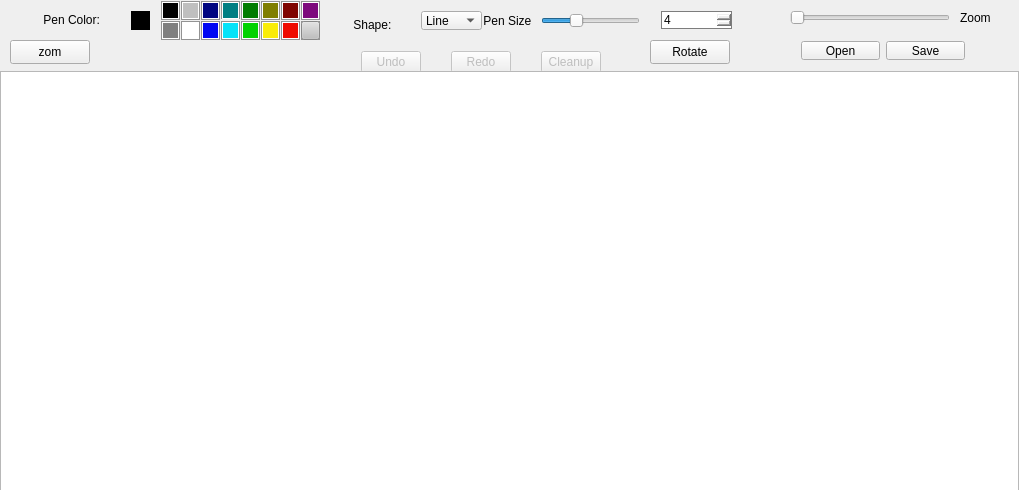
<?xml version="1.0" encoding="UTF-8"?>
<ui version="4.0">
 <class>MainWindow</class>
 <widget class="QWidget" name="MainWindow">
  <property name="enabled">
   <bool>true</bool>
  </property>
  <property name="geometry">
   <rect>
    <x>0</x>
    <y>0</y>
    <width>1019</width>
    <height>490</height>
   </rect>
  </property>
  <property name="minimumSize">
   <size>
    <width>501</width>
    <height>320</height>
   </size>
  </property>
  <property name="windowTitle">
   <string>Whiteboard</string>
  </property>
  <layout class="QFormLayout" name="formLayout">
   <property name="horizontalSpacing">
    <number>0</number>
   </property>
   <property name="verticalSpacing">
    <number>0</number>
   </property>
   <property name="leftMargin">
    <number>0</number>
   </property>
   <property name="topMargin">
    <number>0</number>
   </property>
   <property name="rightMargin">
    <number>0</number>
   </property>
   <property name="bottomMargin">
    <number>0</number>
   </property>
   <item row="2" column="0" colspan="2">
    <widget class="QGraphicsView" name="graphicsView">
     <property name="minimumSize">
      <size>
       <width>500</width>
       <height>600</height>
      </size>
     </property>
     <property name="verticalScrollBarPolicy">
      <enum>Qt::ScrollBarAlwaysOff</enum>
     </property>
     <property name="horizontalScrollBarPolicy">
      <enum>Qt::ScrollBarAlwaysOff</enum>
     </property>
    </widget>
   </item>
   <item row="1" column="1">
    <widget class="QWidget" name="centralWidget" native="true">
     <property name="minimumSize">
      <size>
       <width>501</width>
       <height>71</height>
      </size>
     </property>
     <widget class="QWidget" name="verticalLayoutWidget_4">
      <property name="geometry">
       <rect>
        <x>530</x>
        <y>0</y>
        <width>121</width>
        <height>41</height>
       </rect>
      </property>
      <layout class="QVBoxLayout" name="verticalLayout_4">
       <item>
        <widget class="QSlider" name="horizontalSlider">
         <property name="minimum">
          <number>1</number>
         </property>
         <property name="maximum">
          <number>10</number>
         </property>
         <property name="sliderPosition">
          <number>4</number>
         </property>
         <property name="orientation">
          <enum>Qt::Horizontal</enum>
         </property>
         <property name="tickInterval">
          <number>1</number>
         </property>
        </widget>
       </item>
      </layout>
     </widget>
     <widget class="QWidget" name="verticalLayoutWidget_5">
      <property name="geometry">
       <rect>
        <x>650</x>
        <y>0</y>
        <width>93</width>
        <height>41</height>
       </rect>
      </property>
      <layout class="QVBoxLayout" name="verticalLayout_5">
       <item>
        <widget class="QSpinBox" name="spinBox">
         <property name="styleSheet">
          <string notr="true">border-style: solid;
border-width: 1px;
border-color: rgb(125, 125, 125);</string>
         </property>
         <property name="wrapping">
          <bool>false</bool>
         </property>
         <property name="accelerated">
          <bool>true</bool>
         </property>
         <property name="minimum">
          <number>1</number>
         </property>
         <property name="maximum">
          <number>10</number>
         </property>
         <property name="value">
          <number>4</number>
         </property>
        </widget>
       </item>
      </layout>
     </widget>
     <widget class="QWidget" name="verticalLayoutWidget_7">
      <property name="geometry">
       <rect>
        <x>350</x>
        <y>40</y>
        <width>82</width>
        <height>50</height>
       </rect>
      </property>
      <layout class="QVBoxLayout" name="verticalLayout_7">
       <item>
        <widget class="QPushButton" name="undo">
         <property name="enabled">
          <bool>false</bool>
         </property>
         <property name="text">
          <string>Undo</string>
         </property>
        </widget>
       </item>
       <item>
        <spacer name="verticalSpacer_6">
         <property name="orientation">
          <enum>Qt::Vertical</enum>
         </property>
         <property name="sizeHint" stdset="0">
          <size>
           <width>20</width>
           <height>40</height>
          </size>
         </property>
        </spacer>
       </item>
      </layout>
     </widget>
     <widget class="QWidget" name="verticalLayoutWidget_8">
      <property name="geometry">
       <rect>
        <x>440</x>
        <y>40</y>
        <width>82</width>
        <height>50</height>
       </rect>
      </property>
      <layout class="QVBoxLayout" name="verticalLayout_8">
       <item>
        <widget class="QPushButton" name="redo">
         <property name="enabled">
          <bool>false</bool>
         </property>
         <property name="text">
          <string>Redo</string>
         </property>
        </widget>
       </item>
       <item>
        <spacer name="verticalSpacer_5">
         <property name="orientation">
          <enum>Qt::Vertical</enum>
         </property>
         <property name="sizeHint" stdset="0">
          <size>
           <width>20</width>
           <height>40</height>
          </size>
         </property>
        </spacer>
       </item>
      </layout>
     </widget>
     <widget class="QWidget" name="verticalLayoutWidget_9">
      <property name="geometry">
       <rect>
        <x>530</x>
        <y>40</y>
        <width>82</width>
        <height>50</height>
       </rect>
      </property>
      <layout class="QVBoxLayout" name="verticalLayout_9">
       <item>
        <widget class="QPushButton" name="clear">
         <property name="enabled">
          <bool>false</bool>
         </property>
         <property name="styleSheet">
          <string notr="true"/>
         </property>
         <property name="text">
          <string>Cleanup</string>
         </property>
        </widget>
       </item>
       <item>
        <spacer name="verticalSpacer_7">
         <property name="orientation">
          <enum>Qt::Vertical</enum>
         </property>
         <property name="sizeHint" stdset="0">
          <size>
           <width>20</width>
           <height>40</height>
          </size>
         </property>
        </spacer>
       </item>
      </layout>
     </widget>
     <widget class="QLabel" name="size_header">
      <property name="geometry">
       <rect>
        <x>480</x>
        <y>0</y>
        <width>51</width>
        <height>41</height>
       </rect>
      </property>
      <property name="text">
       <string> Pen Size:  </string>
      </property>
     </widget>
     <widget class="QWidget" name="verticalLayoutWidget_10">
      <property name="geometry">
       <rect>
        <x>410</x>
        <y>0</y>
        <width>83</width>
        <height>41</height>
       </rect>
      </property>
      <layout class="QVBoxLayout" name="verticalLayout_10">
       <item>
        <widget class="QComboBox" name="typeLine">
         <property name="currentIndex">
          <number>0</number>
         </property>
         <item>
          <property name="text">
           <string>Line</string>
          </property>
         </item>
         <item>
          <property name="text">
           <string>Curve</string>
          </property>
         </item>
         <item>
          <property name="text">
           <string>Rectangle</string>
          </property>
         </item>
         <item>
          <property name="text">
           <string>Ellipse</string>
          </property>
         </item>
         <item>
          <property name="text">
           <string>Eraser</string>
          </property>
         </item>
         <item>
          <property name="text">
           <string>Fill</string>
          </property>
         </item>
         <item>
          <property name="text">
           <string>Zoom</string>
          </property>
         </item>
        </widget>
       </item>
      </layout>
     </widget>
     <widget class="QFrame" name="frame_2">
      <property name="geometry">
       <rect>
        <x>160</x>
        <y>0</y>
        <width>21</width>
        <height>21</height>
       </rect>
      </property>
      <property name="styleSheet">
       <string notr="true">background-color: rgb(191, 191, 191);
margin:0.75px;</string>
      </property>
      <property name="frameShape">
       <enum>QFrame::StyledPanel</enum>
      </property>
      <property name="frameShadow">
       <enum>QFrame::Raised</enum>
      </property>
      <widget class="QPushButton" name="black">
       <property name="geometry">
        <rect>
         <x>0</x>
         <y>0</y>
         <width>21</width>
         <height>21</height>
        </rect>
       </property>
       <property name="styleSheet">
        <string notr="true">border: 1px solid rgb(255, 255, 255);
margin: 2px;
background: black;</string>
       </property>
       <property name="text">
        <string/>
       </property>
      </widget>
     </widget>
     <widget class="QFrame" name="frame_3">
      <property name="geometry">
       <rect>
        <x>180</x>
        <y>0</y>
        <width>21</width>
        <height>21</height>
       </rect>
      </property>
      <property name="styleSheet">
       <string notr="true">background-color: rgb(191, 191, 191);
margin:0.75px;</string>
      </property>
      <property name="frameShape">
       <enum>QFrame::StyledPanel</enum>
      </property>
      <property name="frameShadow">
       <enum>QFrame::Raised</enum>
      </property>
      <widget class="QPushButton" name="l_grey">
       <property name="geometry">
        <rect>
         <x>0</x>
         <y>0</y>
         <width>21</width>
         <height>21</height>
        </rect>
       </property>
       <property name="styleSheet">
        <string notr="true">border: 1px solid rgb(255, 255, 255);
margin: 2px;
background-color: rgb(191, 191, 191);</string>
       </property>
       <property name="text">
        <string/>
       </property>
      </widget>
     </widget>
     <widget class="QFrame" name="frame_4">
      <property name="geometry">
       <rect>
        <x>200</x>
        <y>0</y>
        <width>21</width>
        <height>21</height>
       </rect>
      </property>
      <property name="styleSheet">
       <string notr="true">background-color: rgb(191, 191, 191);
margin:0.75px;</string>
      </property>
      <property name="frameShape">
       <enum>QFrame::StyledPanel</enum>
      </property>
      <property name="frameShadow">
       <enum>QFrame::Raised</enum>
      </property>
      <widget class="QPushButton" name="blue">
       <property name="geometry">
        <rect>
         <x>0</x>
         <y>0</y>
         <width>21</width>
         <height>21</height>
        </rect>
       </property>
       <property name="styleSheet">
        <string notr="true">border: 1px solid rgb(255, 255, 255);
margin: 2px;
background-color: rgb(0, 5, 129);</string>
       </property>
       <property name="text">
        <string/>
       </property>
      </widget>
     </widget>
     <widget class="QFrame" name="frame_5">
      <property name="geometry">
       <rect>
        <x>280</x>
        <y>0</y>
        <width>21</width>
        <height>21</height>
       </rect>
      </property>
      <property name="styleSheet">
       <string notr="true">background-color: rgb(191, 191, 191);
margin:0.75px;</string>
      </property>
      <property name="frameShape">
       <enum>QFrame::StyledPanel</enum>
      </property>
      <property name="frameShadow">
       <enum>QFrame::Raised</enum>
      </property>
      <widget class="QPushButton" name="d_red">
       <property name="geometry">
        <rect>
         <x>0</x>
         <y>0</y>
         <width>21</width>
         <height>21</height>
        </rect>
       </property>
       <property name="styleSheet">
        <string notr="true">border: 1px solid rgb(255, 255, 255);
margin: 2px;
background-color: rgb(128, 4, 0);</string>
       </property>
       <property name="text">
        <string/>
       </property>
      </widget>
     </widget>
     <widget class="QFrame" name="frame_8">
      <property name="geometry">
       <rect>
        <x>220</x>
        <y>0</y>
        <width>21</width>
        <height>20</height>
       </rect>
      </property>
      <property name="styleSheet">
       <string notr="true">background-color: rgb(191, 191, 191);
margin:0.75px;</string>
      </property>
      <property name="frameShape">
       <enum>QFrame::StyledPanel</enum>
      </property>
      <property name="frameShadow">
       <enum>QFrame::Raised</enum>
      </property>
      <widget class="QPushButton" name="sea">
       <property name="geometry">
        <rect>
         <x>0</x>
         <y>0</y>
         <width>21</width>
         <height>21</height>
        </rect>
       </property>
       <property name="styleSheet">
        <string notr="true">border: 1px solid rgb(255, 255, 255);
margin: 2px;
background-color: rgb(0, 127, 131);</string>
       </property>
       <property name="text">
        <string/>
       </property>
      </widget>
     </widget>
     <widget class="QFrame" name="frame_7">
      <property name="geometry">
       <rect>
        <x>240</x>
        <y>0</y>
        <width>21</width>
        <height>21</height>
       </rect>
      </property>
      <property name="styleSheet">
       <string notr="true">background-color: rgb(191, 191, 191);
margin:0.75px;</string>
      </property>
      <property name="frameShape">
       <enum>QFrame::StyledPanel</enum>
      </property>
      <property name="frameShadow">
       <enum>QFrame::Raised</enum>
      </property>
      <widget class="QPushButton" name="green">
       <property name="geometry">
        <rect>
         <x>0</x>
         <y>0</y>
         <width>21</width>
         <height>21</height>
        </rect>
       </property>
       <property name="styleSheet">
        <string notr="true">border: 1px solid rgb(255, 255, 255);
margin: 2px;
background-color: rgb(0, 124, 0);</string>
       </property>
       <property name="text">
        <string/>
       </property>
      </widget>
     </widget>
     <widget class="QFrame" name="frame_6">
      <property name="geometry">
       <rect>
        <x>260</x>
        <y>0</y>
        <width>21</width>
        <height>21</height>
       </rect>
      </property>
      <property name="styleSheet">
       <string notr="true">background-color: rgb(191, 191, 191);
margin:0.75px;</string>
      </property>
      <property name="frameShape">
       <enum>QFrame::StyledPanel</enum>
      </property>
      <property name="frameShadow">
       <enum>QFrame::Raised</enum>
      </property>
      <widget class="QPushButton" name="d_green">
       <property name="geometry">
        <rect>
         <x>0</x>
         <y>0</y>
         <width>21</width>
         <height>21</height>
        </rect>
       </property>
       <property name="styleSheet">
        <string notr="true">border: 1px solid rgb(255, 255, 255);
margin: 2px;
background-color: rgb(128, 127, 0);</string>
       </property>
       <property name="text">
        <string/>
       </property>
      </widget>
     </widget>
     <widget class="QFrame" name="frame_9">
      <property name="geometry">
       <rect>
        <x>300</x>
        <y>0</y>
        <width>21</width>
        <height>21</height>
       </rect>
      </property>
      <property name="styleSheet">
       <string notr="true">background-color: rgb(191, 191, 191);
margin:0.75px;</string>
      </property>
      <property name="frameShape">
       <enum>QFrame::StyledPanel</enum>
      </property>
      <property name="frameShadow">
       <enum>QFrame::Raised</enum>
      </property>
      <widget class="QPushButton" name="violet">
       <property name="geometry">
        <rect>
         <x>0</x>
         <y>0</y>
         <width>21</width>
         <height>21</height>
        </rect>
       </property>
       <property name="styleSheet">
        <string notr="true">border: 1px solid rgb(255, 255, 255);
margin: 2px;
background-color: rgb(126, 10, 125);</string>
       </property>
       <property name="text">
        <string/>
       </property>
      </widget>
     </widget>
     <widget class="QFrame" name="frame_10">
      <property name="geometry">
       <rect>
        <x>300</x>
        <y>20</y>
        <width>21</width>
        <height>21</height>
       </rect>
      </property>
      <property name="styleSheet">
       <string notr="true">background-color: rgb(191, 191, 191);
margin:0.75px;</string>
      </property>
      <property name="frameShape">
       <enum>QFrame::StyledPanel</enum>
      </property>
      <property name="frameShadow">
       <enum>QFrame::Raised</enum>
      </property>
      <widget class="QPushButton" name="pink">
       <property name="geometry">
        <rect>
         <x>0</x>
         <y>0</y>
         <width>21</width>
         <height>21</height>
        </rect>
       </property>
       <property name="styleSheet">
        <string notr="true"/>
       </property>
       <property name="text">
        <string/>
       </property>
      </widget>
     </widget>
     <widget class="QFrame" name="frame_17">
      <property name="geometry">
       <rect>
        <x>160</x>
        <y>20</y>
        <width>21</width>
        <height>21</height>
       </rect>
      </property>
      <property name="styleSheet">
       <string notr="true">background-color: rgb(191, 191, 191);
margin:0.75px;</string>
      </property>
      <property name="frameShape">
       <enum>QFrame::StyledPanel</enum>
      </property>
      <property name="frameShadow">
       <enum>QFrame::Raised</enum>
      </property>
      <widget class="QPushButton" name="grey">
       <property name="geometry">
        <rect>
         <x>0</x>
         <y>0</y>
         <width>21</width>
         <height>21</height>
        </rect>
       </property>
       <property name="styleSheet">
        <string notr="true">border: 1px solid rgb(255, 255, 255);
margin: 2px;
background-color: rgb(128, 128, 128);</string>
       </property>
       <property name="text">
        <string/>
       </property>
      </widget>
     </widget>
     <widget class="QFrame" name="frame_16">
      <property name="geometry">
       <rect>
        <x>180</x>
        <y>20</y>
        <width>21</width>
        <height>21</height>
       </rect>
      </property>
      <property name="styleSheet">
       <string notr="true">background-color: rgb(191, 191, 191);
margin:0.75px;</string>
      </property>
      <property name="frameShape">
       <enum>QFrame::StyledPanel</enum>
      </property>
      <property name="frameShadow">
       <enum>QFrame::Raised</enum>
      </property>
      <widget class="QPushButton" name="white">
       <property name="geometry">
        <rect>
         <x>0</x>
         <y>0</y>
         <width>21</width>
         <height>21</height>
        </rect>
       </property>
       <property name="styleSheet">
        <string notr="true">border: 1px solid rgb(255, 255, 255);
margin: 2px;
background-color: rgb(255, 255, 255);</string>
       </property>
       <property name="text">
        <string/>
       </property>
      </widget>
     </widget>
     <widget class="QFrame" name="frame_15">
      <property name="geometry">
       <rect>
        <x>200</x>
        <y>20</y>
        <width>21</width>
        <height>21</height>
       </rect>
      </property>
      <property name="styleSheet">
       <string notr="true">background-color: rgb(191, 191, 191);
margin:0.75px;</string>
      </property>
      <property name="frameShape">
       <enum>QFrame::StyledPanel</enum>
      </property>
      <property name="frameShadow">
       <enum>QFrame::Raised</enum>
      </property>
      <widget class="QPushButton" name="l_blue">
       <property name="geometry">
        <rect>
         <x>0</x>
         <y>0</y>
         <width>21</width>
         <height>21</height>
        </rect>
       </property>
       <property name="styleSheet">
        <string notr="true">border: 1px solid rgb(255, 255, 255);
margin: 2px;
background-color: rgb(0, 7, 243);</string>
       </property>
       <property name="text">
        <string/>
       </property>
      </widget>
     </widget>
     <widget class="QFrame" name="frame_14">
      <property name="geometry">
       <rect>
        <x>220</x>
        <y>20</y>
        <width>21</width>
        <height>21</height>
       </rect>
      </property>
      <property name="styleSheet">
       <string notr="true">background-color: rgb(191, 191, 191);
margin:0.75px;</string>
      </property>
      <property name="frameShape">
       <enum>QFrame::StyledPanel</enum>
      </property>
      <property name="frameShadow">
       <enum>QFrame::Raised</enum>
      </property>
      <widget class="QPushButton" name="cyan">
       <property name="geometry">
        <rect>
         <x>0</x>
         <y>0</y>
         <width>21</width>
         <height>21</height>
        </rect>
       </property>
       <property name="styleSheet">
        <string notr="true">border: 1px solid rgb(255, 255, 255);
margin: 2px;
background-color: rgb(5, 226, 248);</string>
       </property>
       <property name="text">
        <string/>
       </property>
      </widget>
     </widget>
     <widget class="QFrame" name="frame_13">
      <property name="geometry">
       <rect>
        <x>240</x>
        <y>20</y>
        <width>21</width>
        <height>21</height>
       </rect>
      </property>
      <property name="styleSheet">
       <string notr="true">background-color: rgb(191, 191, 191);
margin:0.75px;</string>
      </property>
      <property name="frameShape">
       <enum>QFrame::StyledPanel</enum>
      </property>
      <property name="frameShadow">
       <enum>QFrame::Raised</enum>
      </property>
      <widget class="QPushButton" name="l_green">
       <property name="geometry">
        <rect>
         <x>0</x>
         <y>0</y>
         <width>21</width>
         <height>21</height>
        </rect>
       </property>
       <property name="styleSheet">
        <string notr="true">border: 1px solid rgb(255, 255, 255);
margin: 2px;
background-color: rgb(1, 210, 0);</string>
       </property>
       <property name="text">
        <string/>
       </property>
      </widget>
     </widget>
     <widget class="QFrame" name="frame_12">
      <property name="geometry">
       <rect>
        <x>260</x>
        <y>20</y>
        <width>21</width>
        <height>21</height>
       </rect>
      </property>
      <property name="styleSheet">
       <string notr="true">background-color: rgb(191, 191, 191);
margin:0.75px;</string>
      </property>
      <property name="frameShape">
       <enum>QFrame::StyledPanel</enum>
      </property>
      <property name="frameShadow">
       <enum>QFrame::Raised</enum>
      </property>
      <widget class="QPushButton" name="yellow">
       <property name="geometry">
        <rect>
         <x>0</x>
         <y>0</y>
         <width>21</width>
         <height>21</height>
        </rect>
       </property>
       <property name="styleSheet">
        <string notr="true">border: 1px solid rgb(255, 255, 255);
margin: 2px;
background-color: rgb(249, 236, 9);</string>
       </property>
       <property name="text">
        <string/>
       </property>
      </widget>
     </widget>
     <widget class="QFrame" name="frame_11">
      <property name="geometry">
       <rect>
        <x>280</x>
        <y>20</y>
        <width>21</width>
        <height>21</height>
       </rect>
      </property>
      <property name="styleSheet">
       <string notr="true">background-color: rgb(191, 191, 191);
margin:0.75px;</string>
      </property>
      <property name="frameShape">
       <enum>QFrame::StyledPanel</enum>
      </property>
      <property name="frameShadow">
       <enum>QFrame::Raised</enum>
      </property>
      <widget class="QPushButton" name="red">
       <property name="geometry">
        <rect>
         <x>0</x>
         <y>0</y>
         <width>21</width>
         <height>21</height>
        </rect>
       </property>
       <property name="styleSheet">
        <string notr="true">border: 1px solid rgb(255, 255, 255);
margin: 2px;
background-color: rgb(239, 11, 0);</string>
       </property>
       <property name="text">
        <string/>
       </property>
      </widget>
     </widget>
     <widget class="QWidget" name="gridLayoutWidget">
      <property name="geometry">
       <rect>
        <x>120</x>
        <y>0</y>
        <width>41</width>
        <height>41</height>
       </rect>
      </property>
      <layout class="QGridLayout" name="gridLayout_2">
       <item row="0" column="0">
        <widget class="QFrame" name="currentColor">
         <property name="maximumSize">
          <size>
           <width>31</width>
           <height>31</height>
          </size>
         </property>
         <property name="styleSheet">
          <string notr="true">background-color: rgb(0, 0, 0);
</string>
         </property>
         <property name="frameShape">
          <enum>QFrame::StyledPanel</enum>
         </property>
         <property name="frameShadow">
          <enum>QFrame::Raised</enum>
         </property>
        </widget>
       </item>
      </layout>
     </widget>
     <widget class="QWidget" name="horizontalLayoutWidget">
      <property name="geometry">
       <rect>
        <x>790</x>
        <y>30</y>
        <width>186</width>
        <height>41</height>
       </rect>
      </property>
      <layout class="QHBoxLayout" name="horizontalLayout">
       <item>
        <widget class="QPushButton" name="openButton">
         <property name="text">
          <string>Open</string>
         </property>
        </widget>
       </item>
       <item>
        <widget class="QPushButton" name="saveButton">
         <property name="text">
          <string>Save</string>
         </property>
        </widget>
       </item>
      </layout>
     </widget>
     <widget class="QSlider" name="horizontalSlider_2">
      <property name="geometry">
       <rect>
        <x>790</x>
        <y>10</y>
        <width>160</width>
        <height>16</height>
       </rect>
      </property>
      <property name="orientation">
       <enum>Qt::Horizontal</enum>
      </property>
     </widget>
     <widget class="QLabel" name="label">
      <property name="geometry">
       <rect>
        <x>960</x>
        <y>10</y>
        <width>49</width>
        <height>16</height>
       </rect>
      </property>
      <property name="text">
       <string>Zoom</string>
      </property>
     </widget>
     <widget class="QLabel" name="color_header">
      <property name="geometry">
       <rect>
        <x>40</x>
        <y>0</y>
        <width>80</width>
        <height>39</height>
       </rect>
      </property>
      <property name="text">
       <string> Pen Color:  </string>
      </property>
     </widget>
     <widget class="QLabel" name="shape_header">
      <property name="geometry">
       <rect>
        <x>350</x>
        <y>10</y>
        <width>56</width>
        <height>29</height>
       </rect>
      </property>
      <property name="text">
       <string> Shape:  </string>
      </property>
     </widget>
     <widget class="QPushButton" name="pushButton">
      <property name="geometry">
       <rect>
        <x>650</x>
        <y>40</y>
        <width>80</width>
        <height>24</height>
       </rect>
      </property>
      <property name="text">
       <string>Rotate</string>
      </property>
     </widget>
     <widget class="QPushButton" name="pushButton_2">
      <property name="geometry">
       <rect>
        <x>10</x>
        <y>40</y>
        <width>80</width>
        <height>24</height>
       </rect>
      </property>
      <property name="text">
       <string>zom</string>
      </property>
     </widget>
    </widget>
   </item>
  </layout>
 </widget>
 <layoutdefault spacing="6" margin="11"/>
 <resources/>
 <connections/>
</ui>
